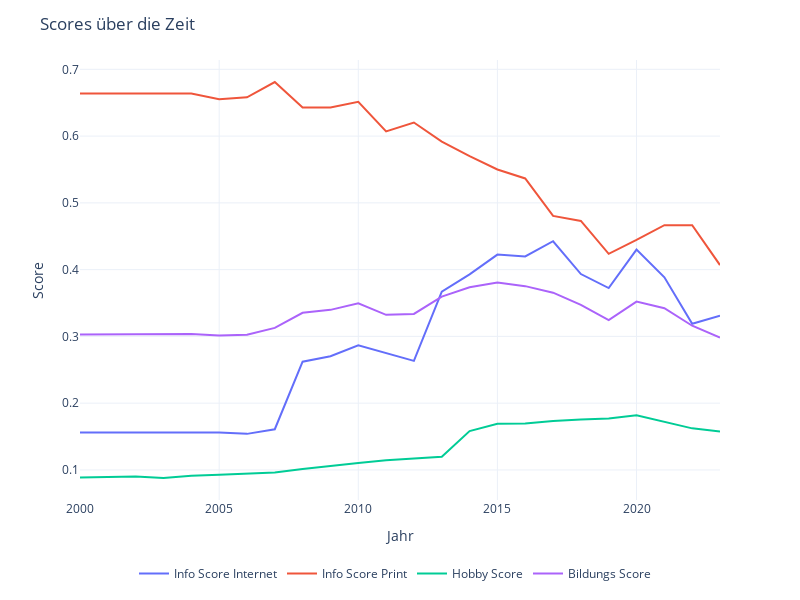

Source (notebook cell):
### Code cell
fig = px.line(data, y=['Info Score Internet', 'Info Score Print', 'Hobby Score', 'Bildungs Score'], template='plotly_white')
fig.update_layout(title='Scores über die Zeit',autosize=False, width=800,height=600)
fig.update_yaxes(title='Score')
fig.update_layout(legend=dict(
    orientation='h',
    yanchor='bottom',
    y=-0.2,
    xanchor='right',
    x=0.9,
    title=''
))
fig.show()

### Figure 1 — Plotly figure (JSON) as saved in the notebook; plotly's stock layout.template omitted (floating-point values rounded to 4 significant figures)
{"data": [{"hovertemplate": "variable=Info Score Internet<br>Jahr=%{x}<br>value=%{y}<extra></extra>", "legendgroup": "Info Score Internet", "line": {"color": "#636efa", "dash": "solid"}, "marker": {"symbol": "circle"}, "mode": "lines", "name": "Info Score Internet", "orientation": "v", "showlegend": true, "type": "scatter", "x": ["2000-01-01T00:00:00", "2001-01-01T00:00:00", "2002-01-01T00:00:00", "2003-01-01T00:00:00", "2004-01-01T00:00:00", "2005-01-01T00:00:00", "2006-01-01T00:00:00", "2007-01-01T00:00:00", "2008-01-01T00:00:00", "2009-01-01T00:00:00", "2010-01-01T00:00:00", "2011-01-01T00:00:00", "2012-01-01T00:00:00", "2013-01-01T00:00:00", "2014-01-01T00:00:00", "2015-01-01T00:00:00", "2016-01-01T00:00:00", "2017-01-01T00:00:00", "2018-01-01T00:00:00", "2019-01-01T00:00:00", "2020-01-01T00:00:00", "2021-01-01T00:00:00", "2022-01-01T00:00:00", "2023-01-01T00:00:00"], "xaxis": "x", "y": [0.1561, 0.1561, 0.1561, 0.1561, 0.1561, 0.1561, 0.154, 0.1609, 0.2621, 0.2703, 0.2865, 0.2753, 0.2634, 0.3669, 0.393, 0.4226, 0.4197, 0.4425, 0.3934, 0.3724, 0.4301, 0.3886, 0.319, 0.3309], "yaxis": "y"}, {"hovertemplate": "variable=Info Score Print<br>Jahr=%{x}<br>value=%{y}<extra></extra>", "legendgroup": "Info Score Print", "line": {"color": "#EF553B", "dash": "solid"}, "marker": {"symbol": "circle"}, "mode": "lines", "name": "Info Score Print", "orientation": "v", "showlegend": true, "type": "scatter", "x": ["2000-01-01T00:00:00", "2001-01-01T00:00:00", "2002-01-01T00:00:00", "2003-01-01T00:00:00", "2004-01-01T00:00:00", "2005-01-01T00:00:00", "2006-01-01T00:00:00", "2007-01-01T00:00:00", "2008-01-01T00:00:00", "2009-01-01T00:00:00", "2010-01-01T00:00:00", "2011-01-01T00:00:00", "2012-01-01T00:00:00", "2013-01-01T00:00:00", "2014-01-01T00:00:00", "2015-01-01T00:00:00", "2016-01-01T00:00:00", "2017-01-01T00:00:00", "2018-01-01T00:00:00", "2019-01-01T00:00:00", "2020-01-01T00:00:00", "2021-01-01T00:00:00", "2022-01-01T00:00:00", "2023-01-01T00:00:00"], "xaxis": "x", "y": [0.6639, 0.6639, 0.6639, 0.6639, 0.6639, 0.6552, 0.6581, 0.681, 0.6429, 0.6429, 0.6514, 0.6071, 0.6204, 0.5918, 0.5699, 0.55, 0.5366, 0.4805, 0.473, 0.4237, 0.4444, 0.4667, 0.4667, 0.4068], "yaxis": "y"}, {"hovertemplate": "variable=Hobby Score<br>Jahr=%{x}<br>value=%{y}<extra></extra>", "legendgroup": "Hobby Score", "line": {"color": "#00cc96", "dash": "solid"}, "marker": {"symbol": "circle"}, "mode": "lines", "name": "Hobby Score", "orientation": "v", "showlegend": true, "type": "scatter", "x": ["2000-01-01T00:00:00", "2001-01-01T00:00:00", "2002-01-01T00:00:00", "2003-01-01T00:00:00", "2004-01-01T00:00:00", "2005-01-01T00:00:00", "2006-01-01T00:00:00", "2007-01-01T00:00:00", "2008-01-01T00:00:00", "2009-01-01T00:00:00", "2010-01-01T00:00:00", "2011-01-01T00:00:00", "2012-01-01T00:00:00", "2013-01-01T00:00:00", "2014-01-01T00:00:00", "2015-01-01T00:00:00", "2016-01-01T00:00:00", "2017-01-01T00:00:00", "2018-01-01T00:00:00", "2019-01-01T00:00:00", "2020-01-01T00:00:00", "2021-01-01T00:00:00", "2022-01-01T00:00:00", "2023-01-01T00:00:00"], "xaxis": "x", "y": [0.08858, 0.08936, 0.09018, 0.08792, 0.09133, 0.09284, 0.09503, 0.09631, 0.1013, 0.1061, 0.1104, 0.1144, 0.1173, 0.1198, 0.1583, 0.1691, 0.1695, 0.1734, 0.1754, 0.177, 0.1818, 0.1715, 0.1623, 0.1575], "yaxis": "y"}, {"hovertemplate": "variable=Bildungs Score<br>Jahr=%{x}<br>value=%{y}<extra></extra>", "legendgroup": "Bildungs Score", "line": {"color": "#ab63fa", "dash": "solid"}, "marker": {"symbol": "circle"}, "mode": "lines", "name": "Bildungs Score", "orientation": "v", "showlegend": true, "type": "scatter", "x": ["2000-01-01T00:00:00", "2001-01-01T00:00:00", "2002-01-01T00:00:00", "2003-01-01T00:00:00", "2004-01-01T00:00:00", "2005-01-01T00:00:00", "2006-01-01T00:00:00", "2007-01-01T00:00:00", "2008-01-01T00:00:00", "2009-01-01T00:00:00", "2010-01-01T00:00:00", "2011-01-01T00:00:00", "2012-01-01T00:00:00", "2013-01-01T00:00:00", "2014-01-01T00:00:00", "2015-01-01T00:00:00", "2016-01-01T00:00:00", "2017-01-01T00:00:00", "2018-01-01T00:00:00", "2019-01-01T00:00:00", "2020-01-01T00:00:00", "2021-01-01T00:00:00", "2022-01-01T00:00:00", "2023-01-01T00:00:00"], "xaxis": "x", "y": [0.3029, 0.3031, 0.3034, 0.3026, 0.3038, 0.3014, 0.3024, 0.3128, 0.3354, 0.3398, 0.3494, 0.3323, 0.3337, 0.3595, 0.3737, 0.3806, 0.3753, 0.3655, 0.3472, 0.3244, 0.3521, 0.3422, 0.316, 0.2984], "yaxis": "y"}], "layout": {"autosize": false, "height": 600, "legend": {"orientation": "h", "title": {"text": ""}, "tracegroupgap": 0, "x": 0.9, "xanchor": "right", "y": -0.2, "yanchor": "bottom"}, "margin": {"t": 60}, "title": {"text": "Scores über die Zeit"}, "width": 800, "xaxis": {"anchor": "y", "domain": [0, 1], "title": {"text": "Jahr"}}, "yaxis": {"anchor": "x", "domain": [0, 1], "title": {"text": "Score"}}}}
